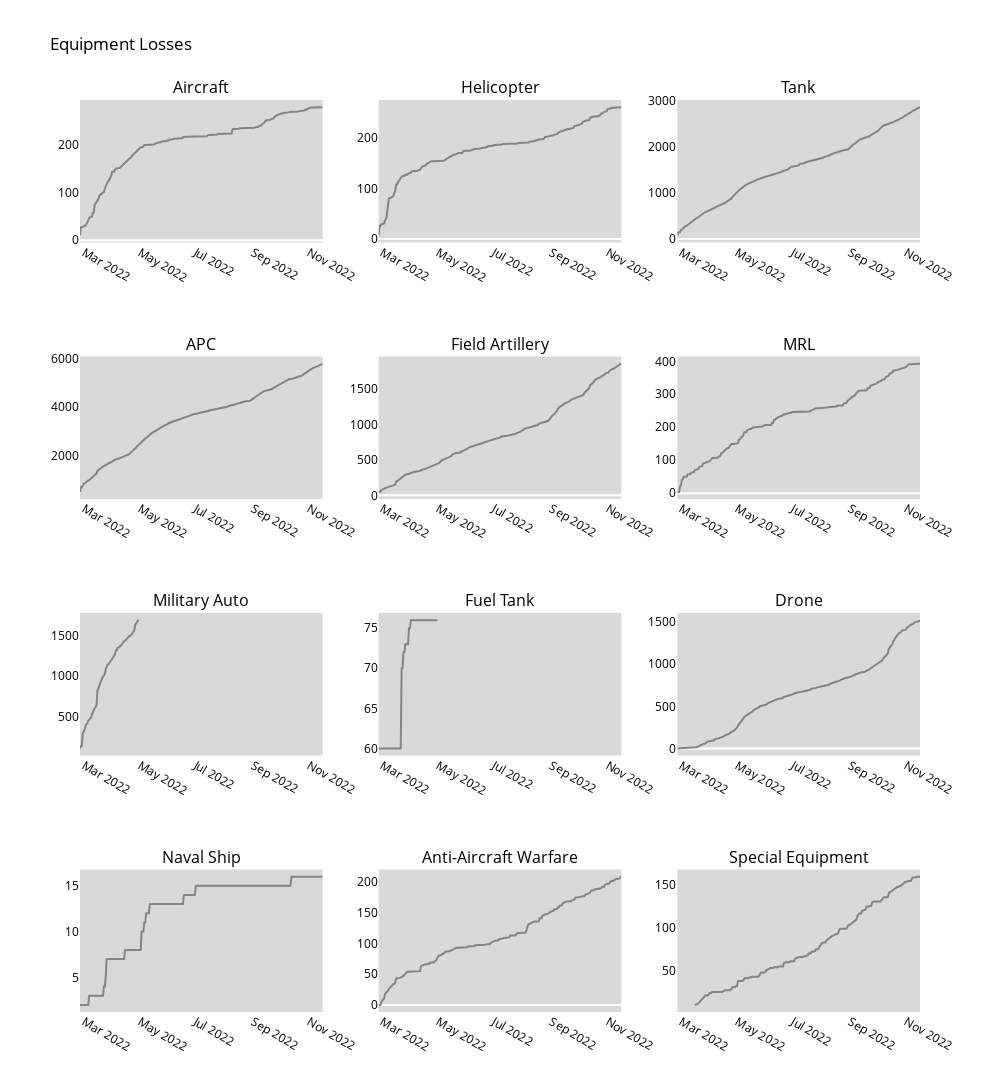

Here is the notebook cell this chart was saved with:
### Code cell
fig=go.Figure()
titles = []
for i in list(equipment_df.columns[3:]):
    title = i
    if i[0].isupper() == False:
        title = i.title()
    titles += [title]
fig=make_subplots(rows=4, cols=3, subplot_titles=titles)
for i in range(4):
    for j in range(3):
        fig.add_trace(go.Scatter(x=equipment_df['date'], line=dict(width=2, color='#858585'),name=titles[j+i*3], y=equipment_df.iloc[:, 3+(j+i*3)]), row=i+1, col=j+1)
        
fig.update_layout(title='Equipment Losses', showlegend=False, height = 1200, width = 1000)

style()

plot_url = py.plot(fig, filename='transparent-background')

### Figure 1 — Plotly figure (JSON) as saved in the notebook; plotly's stock layout.template omitted (floating-point values rounded to 4 significant figures; data arrays with more than 128 entries replaced by an {"elided": "..."} marker saying what was removed)
{"data": [{"line": {"color": "#858585", "width": 2}, "name": "Aircraft", "type": "scatter", "x": {"elided": "265 str values"}, "xaxis": "x", "y": {"elided": "265 int values"}, "yaxis": "y"}, {"line": {"color": "#858585", "width": 2}, "name": "Helicopter", "type": "scatter", "x": {"elided": "265 str values"}, "xaxis": "x2", "y": {"elided": "265 int values"}, "yaxis": "y2"}, {"line": {"color": "#858585", "width": 2}, "name": "Tank", "type": "scatter", "x": {"elided": "265 str values"}, "xaxis": "x3", "y": {"elided": "265 int values"}, "yaxis": "y3"}, {"line": {"color": "#858585", "width": 2}, "name": "APC", "type": "scatter", "x": {"elided": "265 str values"}, "xaxis": "x4", "y": {"elided": "265 int values"}, "yaxis": "y4"}, {"line": {"color": "#858585", "width": 2}, "name": "Field Artillery", "type": "scatter", "x": {"elided": "265 str values"}, "xaxis": "x5", "y": {"elided": "265 int values"}, "yaxis": "y5"}, {"line": {"color": "#858585", "width": 2}, "name": "MRL", "type": "scatter", "x": {"elided": "265 str values"}, "xaxis": "x6", "y": {"elided": "265 int values"}, "yaxis": "y6"}, {"line": {"color": "#858585", "width": 2}, "name": "Military Auto", "type": "scatter", "x": {"elided": "265 str values"}, "xaxis": "x7", "y": {"elided": "265 int values"}, "yaxis": "y7"}, {"line": {"color": "#858585", "width": 2}, "name": "Fuel Tank", "type": "scatter", "x": {"elided": "265 str values"}, "xaxis": "x8", "y": {"elided": "265 int values"}, "yaxis": "y8"}, {"line": {"color": "#858585", "width": 2}, "name": "Drone", "type": "scatter", "x": {"elided": "265 str values"}, "xaxis": "x9", "y": {"elided": "265 int values"}, "yaxis": "y9"}, {"line": {"color": "#858585", "width": 2}, "name": "Naval Ship", "type": "scatter", "x": {"elided": "265 str values"}, "xaxis": "x10", "y": {"elided": "265 int values"}, "yaxis": "y10"}, {"line": {"color": "#858585", "width": 2}, "name": "Anti-Aircraft Warfare", "type": "scatter", "x": {"elided": "265 str values"}, "xaxis": "x11", "y": {"elided": "265 int values"}, "yaxis": "y11"}, {"line": {"color": "#858585", "width": 2}, "name": "Special Equipment", "type": "scatter", "x": {"elided": "265 str values"}, "xaxis": "x12", "y": {"elided": "265 int values"}, "yaxis": "y12"}], "layout": {"annotations": [{"font": {"size": 16}, "showarrow": false, "text": "Aircraft", "x": 0.1444, "xanchor": "center", "xref": "paper", "y": 1, "yanchor": "bottom", "yref": "paper"}, {"font": {"size": 16}, "showarrow": false, "text": "Helicopter", "x": 0.5, "xanchor": "center", "xref": "paper", "y": 1, "yanchor": "bottom", "yref": "paper"}, {"font": {"size": 16}, "showarrow": false, "text": "Tank", "x": 0.8556, "xanchor": "center", "xref": "paper", "y": 1, "yanchor": "bottom", "yref": "paper"}, {"font": {"size": 16}, "showarrow": false, "text": "APC", "x": 0.1444, "xanchor": "center", "xref": "paper", "y": 0.7188, "yanchor": "bottom", "yref": "paper"}, {"font": {"size": 16}, "showarrow": false, "text": "Field Artillery", "x": 0.5, "xanchor": "center", "xref": "paper", "y": 0.7188, "yanchor": "bottom", "yref": "paper"}, {"font": {"size": 16}, "showarrow": false, "text": "MRL", "x": 0.8556, "xanchor": "center", "xref": "paper", "y": 0.7188, "yanchor": "bottom", "yref": "paper"}, {"font": {"size": 16}, "showarrow": false, "text": "Military Auto", "x": 0.1444, "xanchor": "center", "xref": "paper", "y": 0.4375, "yanchor": "bottom", "yref": "paper"}, {"font": {"size": 16}, "showarrow": false, "text": "Fuel Tank", "x": 0.5, "xanchor": "center", "xref": "paper", "y": 0.4375, "yanchor": "bottom", "yref": "paper"}, {"font": {"size": 16}, "showarrow": false, "text": "Drone", "x": 0.8556, "xanchor": "center", "xref": "paper", "y": 0.4375, "yanchor": "bottom", "yref": "paper"}, {"font": {"size": 16}, "showarrow": false, "text": "Naval Ship", "x": 0.1444, "xanchor": "center", "xref": "paper", "y": 0.1562, "yanchor": "bottom", "yref": "paper"}, {"font": {"size": 16}, "showarrow": false, "text": "Anti-Aircraft Warfare", "x": 0.5, "xanchor": "center", "xref": "paper", "y": 0.1562, "yanchor": "bottom", "yref": "paper"}, {"font": {"size": 16}, "showarrow": false, "text": "Special Equipment", "x": 0.8556, "xanchor": "center", "xref": "paper", "y": 0.1562, "yanchor": "bottom", "yref": "paper"}], "font": {"color": "#000000"}, "height": 1200, "paper_bgcolor": "rgba(0,0,0,0)", "plot_bgcolor": "#D9D9D9", "showlegend": false, "title": {"text": "Equipment Losses"}, "width": 1000, "xaxis": {"anchor": "y", "domain": [0, 0.2889], "showgrid": false}, "xaxis10": {"anchor": "y10", "domain": [0, 0.2889], "showgrid": false}, "xaxis11": {"anchor": "y11", "domain": [0.3556, 0.6444], "showgrid": false}, "xaxis12": {"anchor": "y12", "domain": [0.7111, 1], "showgrid": false}, "xaxis2": {"anchor": "y2", "domain": [0.3556, 0.6444], "showgrid": false}, "xaxis3": {"anchor": "y3", "domain": [0.7111, 1], "showgrid": false}, "xaxis4": {"anchor": "y4", "domain": [0, 0.2889], "showgrid": false}, "xaxis5": {"anchor": "y5", "domain": [0.3556, 0.6444], "showgrid": false}, "xaxis6": {"anchor": "y6", "domain": [0.7111, 1], "showgrid": false}, "xaxis7": {"anchor": "y7", "domain": [0, 0.2889], "showgrid": false}, "xaxis8": {"anchor": "y8", "domain": [0.3556, 0.6444], "showgrid": false}, "xaxis9": {"anchor": "y9", "domain": [0.7111, 1], "showgrid": false}, "yaxis": {"anchor": "x", "domain": [0.8438, 1], "showgrid": false}, "yaxis10": {"anchor": "x10", "domain": [0, 0.1562], "showgrid": false}, "yaxis11": {"anchor": "x11", "domain": [0, 0.1562], "showgrid": false}, "yaxis12": {"anchor": "x12", "domain": [0, 0.1562], "showgrid": false}, "yaxis2": {"anchor": "x2", "domain": [0.8438, 1], "showgrid": false}, "yaxis3": {"anchor": "x3", "domain": [0.8438, 1], "showgrid": false}, "yaxis4": {"anchor": "x4", "domain": [0.5625, 0.7188], "showgrid": false}, "yaxis5": {"anchor": "x5", "domain": [0.5625, 0.7188], "showgrid": false}, "yaxis6": {"anchor": "x6", "domain": [0.5625, 0.7188], "showgrid": false}, "yaxis7": {"anchor": "x7", "domain": [0.2812, 0.4375], "showgrid": false}, "yaxis8": {"anchor": "x8", "domain": [0.2812, 0.4375], "showgrid": false}, "yaxis9": {"anchor": "x9", "domain": [0.2812, 0.4375], "showgrid": false}}}
